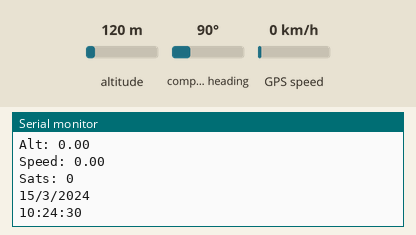
A sketch run on a simulated Arduino Leonardo, built with avr-gcc and run on an emulated ATmega32U4. Parts: the last lines printed to the serial monitor. Inputs (shaded band) come from the test bench; at power-on: altitude 120 m, GPS speed 0 km/h, compass heading 90°. The GPS gets a fix after 3 s at 37.7749, -122.4194 with 8 satellites.

Above: at 1.2 s.
1.3 s: altitude set to 20 m
At 2.6 s:
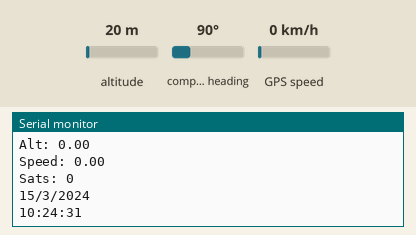
2.8 s: GPS speed set to 2 km/h
At 3.9 s:
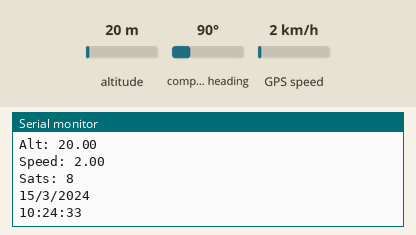
4.3 s: altitude set to 250 m
At 5.5 s:
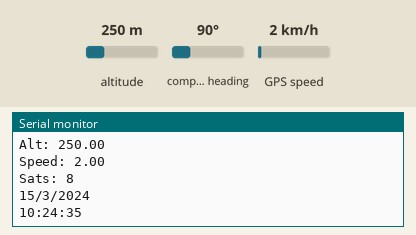
Timing chart, 0 to 7.3 s (numbered marks = the images above; inputs shaded):
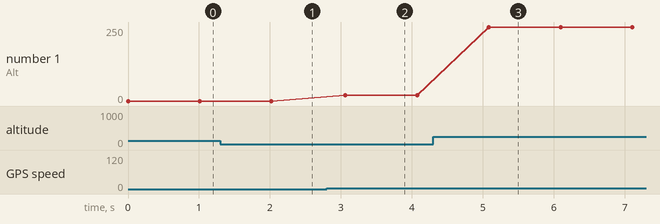

The sketch:

gps__.ino
```cpp
#include <Wire.h>
#include<SoftwareSerial.h>
#include <TinyGPS++.h> // Include the TinyGPS++ library

#define ARDUINO_GPS_RX 5 // GPS TX, Arduino RX pin
#define ARDUINO_GPS_TX 4 // GPS RX, Arduino TX pin
#define gpsPort ssGPS  // Alternatively, use Serial1 on the Leonardo
#define SerialMonitor Serial
#define GPS_BAUD 9600

SoftwareSerial ssGPS(ARDUINO_GPS_TX, ARDUINO_GPS_RX); // Create a SoftwareSerial
TinyGPSPlus tinyGPS; // Create a TinyGPSPlus object


//========================================Variaveis Do Gps========================================
float lat, lon, vel;
unsigned long data, hora;
unsigned short sat;


void setup()
{
  //GPS
  analogReference(DEFAULT);
  gpsPort.begin(GPS_BAUD);
  SerialMonitor.begin(9600);
}


void loop()
{

  printInfo();
  smartDelay(1000);

}

void printInfo()
{
  //====================================== Localização ======================================
  SerialMonitor.print("Lat: "); SerialMonitor.println(tinyGPS.location.lat(), 6);
  SerialMonitor.print("Long: "); SerialMonitor.println(tinyGPS.location.lng(), 6);
  SerialMonitor.print("Alt: "); SerialMonitor.println(tinyGPS.altitude.meters());
  SerialMonitor.print("Speed: "); SerialMonitor.println(tinyGPS.speed.kmph());
  SerialMonitor.print("Sats: "); SerialMonitor.println(tinyGPS.satellites.value());

  //====================================== Data ======================================
  SerialMonitor.print(tinyGPS.date.day());
  SerialMonitor.print("/");
  SerialMonitor.print(tinyGPS.date.month());
  SerialMonitor.print("/");
  SerialMonitor.println(tinyGPS.date.year());

  //====================================== Hora ======================================
  SerialMonitor.print(tinyGPS.time.hour());
  SerialMonitor.print(":");
  if (tinyGPS.time.minute() < 10) SerialMonitor.print('0');
  SerialMonitor.print(tinyGPS.time.minute());
  SerialMonitor.print(":");
  if (tinyGPS.time.second() < 10) SerialMonitor.print('0');
  SerialMonitor.println(tinyGPS.time.second());

  //==================================================================================
}

static void smartDelay(unsigned long ms)
{
  unsigned long start = millis();
  do
  {

    while (gpsPort.available())
      tinyGPS.encode(gpsPort.read());
  }   while (millis() - start < ms);
}
```

Measured:
- after the input at 2.8 s, the serial monitor: prints a new line after 0.27 s (image 2)
- after the input at 4.3 s, the serial monitor: prints a new line after 0.78 s (image 3)
- plotted number 1: 20 → 250 after the input at 4.3 s
